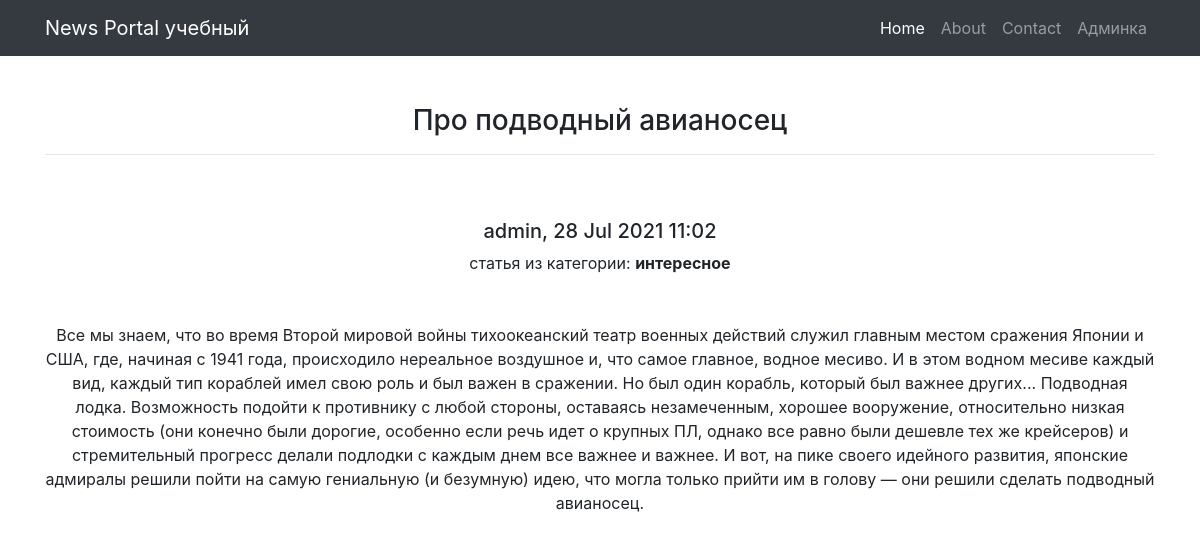
The page /news/458/ on the database its author committed.
### newapp/models.py (models this page shows, shortened)
class Post(models.Model):
    post = "PO"
    new = "NE"
    POST_NEW = [(post, "статья"), (new,"новость")]
    new_post = models.CharField(max_length = 2, choices = POST_NEW, default = post, verbose_name="Тип")
    time_in_new_post = models.DateTimeField(auto_now_add=True, verbose_name="Дата публикации")
    title = models.CharField(max_length=150, verbose_name="Заголовок", null=False)
    content_new_post = models.TextField(null=False, verbose_name="Текст",)
    rating_new_post = models.FloatField(default=0.0, verbose_name="Рейтинг")
    is_published = models.BooleanField(default=False, verbose_name="Опубликовано")
    updated_at = models.DateTimeField(auto_now=True, null=True, verbose_name="Обновлено")
    category = models.ManyToManyField(Category, through='PostCategory')
    author = models.ForeignKey(Author, on_delete=models.CASCADE)
    class Meta:
        verbose_name = 'Публикация'
        verbose_name_plural = 'Публикации'

class Author(models.Model):
    author = models.OneToOneField(User, on_delete=models.CASCADE)
    author_rating = models.FloatField(default=0.0)
    class Meta:
        verbose_name = 'Автор'
        verbose_name_plural = 'Авторы'

class Category(models.Model):
    category_name = models.CharField(max_length=30, unique=True, null=False,)
    subscriber = models.ManyToManyField(User, blank=True)
    def __str__(self):
        return self.category_name
    class Meta:
        verbose_name = 'Категория'
        verbose_name_plural = 'Категории'

### newapp/views.py (the view, shortened to what this page needs)
# urls.py: path('<int:pk>/', PostDetailView.as_view(), name='post_detail'),
class PostDetailView(DetailView):
    model = Post
    template_name = 'post_detail.html'
    context_object_name = 'post'
    permission_required = ('newapp.add_post',)
    def get_object(self, *args, **kwargs):                      # переопределяем метод получения объекта, как ни странно
        obj = cache.get(f'new_post-{self.kwargs["pk"]}', None)  # кэш очень похож на словарь, и метод get действует также. Он забирает значение по ключу, если его нет, то забирает None.
        if not obj:                                             # если объекта нет в кэше, то получаем его и записываем в кэш
            obj = super().get_object()
            cache.set(f'new_post-{self.kwargs["pk"]}', obj)
        return obj
    def get_context_data(self, *args, **kwargs):
        context = super(PostDetailView, self).get_context_data(**kwargs)
        try:
            context['PCC'] = PostCategory.objects.get(post=self.kwargs['pk']).category
            context['all_category'] = Category.objects.get(post=self.kwargs.get('pk'))
            context['is_subscriber'] = Category.objects.get(post=self.kwargs.get('pk')).subscriber.filter(username=self.request.user).exists()
        except Comment.DoesNotExist:
            context['CP'] = None
            context['PCC'] = None
            context['all_category'] = None
        return context

### newapp/templatetags/censor.py (called while the page is built)
@register.filter(name='censor')
def censor(value, arg):  # value|censor:arg
    bad_words = {
        'дурак',
        'дура',
        'сука',
        'жопа',
    }
    list_value = value.split(' ')
    for bad_word in bad_words:
        for i in range(len(list_value)):
            if bad_word in list_value[i].lower():
                list_value[i] = arg
    return ' '.join(list_value)

### templates/post_detail.html (shortened to what this page needs)
{% extends 'flatpages/default.html' %}
{% load censor %}
{% block content %}
{% load cache %} &lt;!&ndash; Загружаем кэширование &ndash;&gt;
<br><br>
<h3> {{ post.title|censor:'@#%&$' }} </h3>
<hr>
<br><br>
<h5> {{ post.author.author }}, {{ post.time_in_new_post|date:'d M Y H:i' }}</h5>
<div>
    {% if PCC %}
    {{ post.get_new_post_display }} из категории: <strong>{{ PCC }}</strong>
    <br><br>
    <p>{{ post.content_new_post|censor:'@#%&$' }}</p>
    <br>
    {% else %}
        <h2>Категория не присвоена!</h2>
    {% endif %}
</div>
{% endblock content %}

### rows shown on the page
Post: title|censor "Про подводный авианосец", author.author "admin", time_in_new_post "28 Jul 2021 11:02", new_post "статья", content_new_post|censor "Все мы знаем, что во время Второй мировой войны тихоокеанский театр военных действий служил главным местом сражения Японии и США, где, начиная с 1941 года, происходило нереальное воздушное и, что самое главное, водное месиво. И в этом водном месиве каждый вид, каждый тип кораблей имел свою роль и был важен в сражении. Но был один корабль, который был важнее других... Подводная лодка. Возможность подойти к противнику с любой стороны, оставаясь незамеченным, хорошее вооружение, относительно низкая стоимость (они конечно были дорогие, особенно если речь идет о крупных ПЛ, однако все равно были дешевле тех же крейсеров) и стремительный прогресс делали подлодки с каждым днем все важнее и важнее.…"
Category: category_name "интересное"
